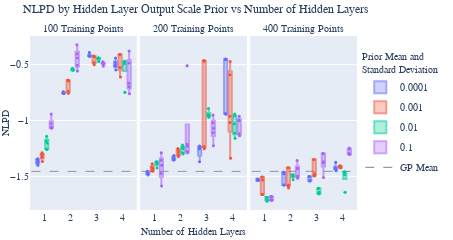

The notebook cell this image was saved under:
### Code cell
fig = make_subplots(
    rows=1, cols=3, x_title="Number of Hidden Layers", y_title="NLPD", 
    column_titles=['100 Training Points', '200 Training Points', '400 Training Points'], 
    shared_yaxes=True, horizontal_spacing=0.01,
)


box_fig = px.box(df[df['num_hidden'] > 0], y="test-negative_log_predictive_density", x="num_hidden", color="outputscale", facet_col='num_train', hover_data=df.columns)

# Add each box trace to the new figure
for trace in box_fig.data:
    trace.opacity = 0.6
    fig.add_trace(trace)

# Overlay a scatter plot on top of the box plot
scatter_fig = px.strip(df[df['num_hidden'] > 0], y="test-negative_log_predictive_density", x="num_hidden", color="outputscale", facet_col='num_train')
for trace in scatter_fig.data:
    trace.showlegend=False
    fig.add_trace(trace)


# Add mean line 
hidden_num_0_mean = df['test-negative_log_predictive_density'][df['num_hidden'] == 0].mean()
for col in range(1, 4):
    fig.add_shape(
        type='line',
        y0=hidden_num_0_mean, y1=hidden_num_0_mean,
        x0=.5, x1=4.5,
        line=dict(
            color='Gray',
            width=1,
            dash="dash",
        ), 
        layer='below',
        name='mean',
        opacity=0.8,
        col=col, row=1
    )
fig.add_trace(go.Scatter(
    x=[None],
    y=[None],
    mode='lines',
    line=dict(color="Gray", width=1, dash="dash"),
    showlegend=True,
    name='GP Mean',
))


fig.update_layout(
    font_family="Computer Modern",
    title=dict(
        text="NLPD by Hidden Layer Output Scale Prior vs Number of Hidden Layers",
        y=0.98
        # x=.09
    ),
    legend=dict(
        title="Prior Mean and<br>Standard Deviation", 
        x=1.01, 
        y=0.55,
        yanchor='middle',
    ),
    boxmode='group',
)

# Max width 453
width = 453
ratio = 0.5
height = width * ratio
fig.update_layout(
    width=width,
    height=height,
    title_font_size=12,
    xaxis_title_font_size=10,
    xaxis_tickfont_size=10,
    yaxis_title_font_size=10,
    yaxis_tickfont_size=10,
    legend_font_size=10, 
    legend_title_font_size=10,
    font_size=10,
    xaxis_title_standoff=5,  # Adjust this value for the x-axis title
    yaxis_title_standoff=5,   # Adjust this value for the y-axis title
    legend_tracegroupgap=1,
    margin=dict(b=30, l=30, r=10, t=36),
)
fig.update_annotations(font_size=10)
fig.layout.annotations[3].yshift=-15
fig.layout.annotations[4].xshift=-17
fig.update_traces({'marker':{'size': 3}})
fig.show()
fig.write_image('../report_plots/nlpd_vs_num_hidden_layers_and_outputscale.pdf', scale=6, height=height, width=width)

### Figure 1 — Plotly figure (JSON) as saved in the notebook; plotly's stock layout.template omitted (floating-point values rounded to 4 significant figures; data arrays with more than 128 entries replaced by an {"elided": "..."} marker saying what was removed)
{"data": [{"alignmentgroup": "True", "customdata": {"elided": "20x13 mixed values"}, "hovertemplate": "outputscale=%{customdata[3]}<br>num_train=%{customdata[5]}<br>num_hidden=%{x}<br>test-negative_log_predictive_density=%{y}<br>sample=%{customdata[0]}<br>model=%{customdata[1]}<br>dataset=%{customdata[2]}<br>run=%{customdata[4]}<br>test-expected_log_probability=%{customdata[6]}<br>test-mean_absolute_error=%{customdata[7]}<br>test-mean_squared_error=%{customdata[8]}<br>test-standardized_mean_squared_error=%{customdata[9]}<br>test-mean_standardized_log_loss=%{customdata[10]}<br>test-quantile_coverage_error=%{customdata[11]}<br>step=%{customdata[12]}<extra></extra>", "legendgroup": "0.0001", "marker": {"color": "#636efa", "size": 3}, "name": "0.0001", "notched": false, "offsetgroup": "0.0001", "opacity": 0.6, "orientation": "v", "showlegend": true, "type": "box", "x": [1, 1, 1, 1, 1, 2, 2, 2, 2, 2, 4, 4, 4, 4, 4, 3, 3, 3, 3, 3], "x0": " ", "xaxis": "x", "y": [-1.381, -1.366, -1.4, -1.35, -1.343, -0.7438, -0.7512, -0.7565, -0.7593, -0.7557, -0.4418, -0.5136, -0.4817, -0.5069, -0.5491, -0.4219, -0.4223, -0.3926, -0.4231, -0.4253], "y0": " ", "yaxis": "y"}, {"alignmentgroup": "True", "customdata": {"elided": "17x13 mixed values"}, "hovertemplate": "outputscale=%{customdata[3]}<br>num_train=%{customdata[5]}<br>num_hidden=%{x}<br>test-negative_log_predictive_density=%{y}<br>sample=%{customdata[0]}<br>model=%{customdata[1]}<br>dataset=%{customdata[2]}<br>run=%{customdata[4]}<br>test-expected_log_probability=%{customdata[6]}<br>test-mean_absolute_error=%{customdata[7]}<br>test-mean_squared_error=%{customdata[8]}<br>test-standardized_mean_squared_error=%{customdata[9]}<br>test-mean_standardized_log_loss=%{customdata[10]}<br>test-quantile_coverage_error=%{customdata[11]}<br>step=%{customdata[12]}<extra></extra>", "legendgroup": "0.0001", "marker": {"color": "#636efa", "size": 3}, "name": "0.0001", "notched": false, "offsetgroup": "0.0001", "opacity": 0.6, "orientation": "v", "showlegend": false, "type": "box", "x": [2, 2, 2, 2, 1, 1, 1, 1, 3, 3, 3, 3, 4, 4, 4, 4, 4], "x0": " ", "xaxis": "x2", "y": [-1.35, -1.314, -1.354, -1.336, -1.468, -1.487, -1.471, -1.455, -1.228, -1.37, -1.255, -1.241, -0.9432, -0.937, -0.4548, -0.4529, -0.4493], "y0": " ", "yaxis": "y2"}, {"alignmentgroup": "True", "customdata": {"elided": "20x13 mixed values"}, "hovertemplate": "outputscale=%{customdata[3]}<br>num_train=%{customdata[5]}<br>num_hidden=%{x}<br>test-negative_log_predictive_density=%{y}<br>sample=%{customdata[0]}<br>model=%{customdata[1]}<br>dataset=%{customdata[2]}<br>run=%{customdata[4]}<br>test-expected_log_probability=%{customdata[6]}<br>test-mean_absolute_error=%{customdata[7]}<br>test-mean_squared_error=%{customdata[8]}<br>test-standardized_mean_squared_error=%{customdata[9]}<br>test-mean_standardized_log_loss=%{customdata[10]}<br>test-quantile_coverage_error=%{customdata[11]}<br>step=%{customdata[12]}<extra></extra>", "legendgroup": "0.0001", "marker": {"color": "#636efa", "size": 3}, "name": "0.0001", "notched": false, "offsetgroup": "0.0001", "opacity": 0.6, "orientation": "v", "showlegend": false, "type": "box", "x": [4, 4, 4, 4, 4, 2, 2, 2, 2, 2, 1, 1, 1, 1, 1, 3, 3, 3, 3, 3], "x0": " ", "xaxis": "x3", "y": [-1.375, -1.426, -1.436, -1.449, -1.426, -1.464, -1.576, -1.476, -1.464, -1.576, -1.536, -1.524, -1.533, -1.536, -1.524, -1.539, -1.5, -1.541, -1.539, -1.5], "y0": " ", "yaxis": "y3"}, {"alignmentgroup": "True", "customdata": {"elided": "20x13 mixed values"}, "hovertemplate": "outputscale=%{customdata[3]}<br>num_train=%{customdata[5]}<br>num_hidden=%{x}<br>test-negative_log_predictive_density=%{y}<br>sample=%{customdata[0]}<br>model=%{customdata[1]}<br>dataset=%{customdata[2]}<br>run=%{customdata[4]}<br>test-expected_log_probability=%{customdata[6]}<br>test-mean_absolute_error=%{customdata[7]}<br>test-mean_squared_error=%{customdata[8]}<br>test-standardized_mean_squared_error=%{customdata[9]}<br>test-mean_standardized_log_loss=%{customdata[10]}<br>test-quantile_coverage_error=%{customdata[11]}<br>step=%{customdata[12]}<extra></extra>", "legendgroup": "0.001", "marker": {"color": "#EF553B", "size": 3}, "name": "0.001", "notched": false, "offsetgroup": "0.001", "opacity": 0.6, "orientation": "v", "showlegend": true, "type": "box", "x": [4, 4, 4, 4, 4, 3, 3, 3, 3, 3, 2, 2, 2, 2, 2, 1, 1, 1, 1, 1], "x0": " ", "xaxis": "x", "y": [-0.4114, -0.4079, -0.5266, -0.6099, -0.4122, -0.4248, -0.4824, -0.5004, -0.424, -0.4288, -0.6412, -0.6375, -0.7383, -0.7564, -0.6466, -1.367, -1.305, -1.303, -1.329, -1.289], "y0": " ", "yaxis": "y"}, {"alignmentgroup": "True", "customdata": {"elided": "20x13 mixed values"}, "hovertemplate": "outputscale=%{customdata[3]}<br>num_train=%{customdata[5]}<br>num_hidden=%{x}<br>test-negative_log_predictive_density=%{y}<br>sample=%{customdata[0]}<br>model=%{customdata[1]}<br>dataset=%{customdata[2]}<br>run=%{customdata[4]}<br>test-expected_log_probability=%{customdata[6]}<br>test-mean_absolute_error=%{customdata[7]}<br>test-mean_squared_error=%{customdata[8]}<br>test-standardized_mean_squared_error=%{customdata[9]}<br>test-mean_standardized_log_loss=%{customdata[10]}<br>test-quantile_coverage_error=%{customdata[11]}<br>step=%{customdata[12]}<extra></extra>", "legendgroup": "0.001", "marker": {"color": "#EF553B", "size": 3}, "name": "0.001", "notched": false, "offsetgroup": "0.001", "opacity": 0.6, "orientation": "v", "showlegend": false, "type": "box", "x": [3, 3, 3, 3, 3, 2, 2, 2, 2, 2, 1, 1, 1, 1, 1, 4, 4, 4, 4, 4], "x0": " ", "xaxis": "x2", "y": [-0.4683, -1.253, -0.4676, -0.4627, -1.234, -1.322, -1.259, -1.307, -1.282, -1.251, -1.431, -1.447, -1.387, -1.415, -1.455, -1.338, -1.018, -0.4733, -0.5898, -0.962], "y0": " ", "yaxis": "y2"}, {"alignmentgroup": "True", "customdata": {"elided": "20x13 mixed values"}, "hovertemplate": "outputscale=%{customdata[3]}<br>num_train=%{customdata[5]}<br>num_hidden=%{x}<br>test-negative_log_predictive_density=%{y}<br>sample=%{customdata[0]}<br>model=%{customdata[1]}<br>dataset=%{customdata[2]}<br>run=%{customdata[4]}<br>test-expected_log_probability=%{customdata[6]}<br>test-mean_absolute_error=%{customdata[7]}<br>test-mean_squared_error=%{customdata[8]}<br>test-standardized_mean_squared_error=%{customdata[9]}<br>test-mean_standardized_log_loss=%{customdata[10]}<br>test-quantile_coverage_error=%{customdata[11]}<br>step=%{customdata[12]}<extra></extra>", "legendgroup": "0.001", "marker": {"color": "#EF553B", "size": 3}, "name": "0.001", "notched": false, "offsetgroup": "0.001", "opacity": 0.6, "orientation": "v", "showlegend": false, "type": "box", "x": [4, 4, 4, 4, 4, 1, 1, 1, 1, 1, 2, 2, 2, 2, 2, 3, 3, 3, 3, 3], "x0": " ", "xaxis": "x3", "y": [-1.419, -1.407, -1.407, -1.422, -1.407, -1.506, -1.662, -1.532, -1.506, -1.662, -1.58, -1.423, -1.603, -1.58, -1.423, -1.349, -1.494, -1.477, -1.349, -1.494], "y0": " ", "yaxis": "y3"}, {"alignmentgroup": "True", "customdata": {"elided": "20x13 mixed values"}, "hovertemplate": "outputscale=%{customdata[3]}<br>num_train=%{customdata[5]}<br>num_hidden=%{x}<br>test-negative_log_predictive_density=%{y}<br>sample=%{customdata[0]}<br>model=%{customdata[1]}<br>dataset=%{customdata[2]}<br>run=%{customdata[4]}<br>test-expected_log_probability=%{customdata[6]}<br>test-mean_absolute_error=%{customdata[7]}<br>test-mean_squared_error=%{customdata[8]}<br>test-standardized_mean_squared_error=%{customdata[9]}<br>test-mean_standardized_log_loss=%{customdata[10]}<br>test-quantile_coverage_error=%{customdata[11]}<br>step=%{customdata[12]}<extra></extra>", "legendgroup": "0.01", "marker": {"color": "#00cc96", "size": 3}, "name": "0.01", "notched": false, "offsetgroup": "0.01", "opacity": 0.6, "orientation": "v", "showlegend": true, "type": "box", "x": [4, 4, 4, 4, 4, 2, 2, 2, 2, 2, 1, 1, 1, 1, 1, 3, 3, 3, 3, 3], "x0": " ", "xaxis": "x", "y": [-0.4697, -0.474, -0.4743, -0.7465, -0.4929, -0.5317, -0.5494, -0.5439, -0.5448, -0.5498, -1.259, -1.141, -1.255, -1.202, -1.184, -0.4426, -0.4472, -0.4715, -0.4398, -0.446], "y0": " ", "yaxis": "y"}, {"alignmentgroup": "True", "customdata": {"elided": "20x13 mixed values"}, "hovertemplate": "outputscale=%{customdata[3]}<br>num_train=%{customdata[5]}<br>num_hidden=%{x}<br>test-negative_log_predictive_density=%{y}<br>sample=%{customdata[0]}<br>model=%{customdata[1]}<br>dataset=%{customdata[2]}<br>run=%{customdata[4]}<br>test-expected_log_probability=%{customdata[6]}<br>test-mean_absolute_error=%{customdata[7]}<br>test-mean_squared_error=%{customdata[8]}<br>test-standardized_mean_squared_error=%{customdata[9]}<br>test-mean_standardized_log_loss=%{customdata[10]}<br>test-quantile_coverage_error=%{customdata[11]}<br>step=%{customdata[12]}<extra></extra>", "legendgroup": "0.01", "marker": {"color": "#00cc96", "size": 3}, "name": "0.01", "notched": false, "offsetgroup": "0.01", "opacity": 0.6, "orientation": "v", "showlegend": false, "type": "box", "x": [3, 3, 3, 3, 3, 2, 2, 2, 2, 2, 1, 1, 1, 1, 1, 4, 4, 4, 4, 4], "x0": " ", "xaxis": "x2", "y": [-0.9601, -0.9466, -0.9545, -0.8938, -0.971, -1.29, -1.219, -1.3, -1.25, -1.24, -1.369, -1.425, -1.388, -1.38, -1.37, -1.029, -0.9423, -0.9586, -1.158, -1.112], "y0": " ", "yaxis": "y2"}, {"alignmentgroup": "True", "customdata": {"elided": "20x13 mixed values"}, "hovertemplate": "outputscale=%{customdata[3]}<br>num_train=%{customdata[5]}<br>num_hidden=%{x}<br>test-negative_log_predictive_density=%{y}<br>sample=%{customdata[0]}<br>model=%{customdata[1]}<br>dataset=%{customdata[2]}<br>run=%{customdata[4]}<br>test-expected_log_probability=%{customdata[6]}<br>test-mean_absolute_error=%{customdata[7]}<br>test-mean_squared_error=%{customdata[8]}<br>test-standardized_mean_squared_error=%{customdata[9]}<br>test-mean_standardized_log_loss=%{customdata[10]}<br>test-quantile_coverage_error=%{customdata[11]}<br>step=%{customdata[12]}<extra></extra>", "legendgroup": "0.01", "marker": {"color": "#00cc96", "size": 3}, "name": "0.01", "notched": false, "offsetgroup": "0.01", "opacity": 0.6, "orientation": "v", "showlegend": false, "type": "box", "x": [1, 1, 1, 1, 1, 4, 4, 4, 4, 4, 3, 3, 3, 3, 3, 2, 2, 2, 2, 2], "x0": " ", "xaxis": "x3", "y": [-1.71, -1.686, -1.723, -1.71, -1.686, -1.484, -1.461, -1.461, -1.642, -1.461, -1.654, -1.606, -1.642, -1.654, -1.606, -1.496, -1.486, -1.529, -1.496, -1.486], "y0": " ", "yaxis": "y3"}, {"alignmentgroup": "True", "customdata": {"elided": "20x13 mixed values"}, "hovertemplate": "outputscale=%{customdata[3]}<br>num_train=%{customdata[5]}<br>num_hidden=%{x}<br>test-negative_log_predictive_density=%{y}<br>sample=%{customdata[0]}<br>model=%{customdata[1]}<br>dataset=%{customdata[2]}<br>run=%{customdata[4]}<br>test-expected_log_probability=%{customdata[6]}<br>test-mean_absolute_error=%{customdata[7]}<br>test-mean_squared_error=%{customdata[8]}<br>test-standardized_mean_squared_error=%{customdata[9]}<br>test-mean_standardized_log_loss=%{customdata[10]}<br>test-quantile_coverage_error=%{customdata[11]}<br>step=%{customdata[12]}<extra></extra>", "legendgroup": "0.1", "marker": {"color": "#ab63fa", "size": 3}, "name": "0.1", "notched": false, "offsetgroup": "0.1", "opacity": 0.6, "orientation": "v", "showlegend": true, "type": "box", "x": [1, 1, 1, 1, 1, 3, 3, 3, 3, 3, 4, 4, 4, 4, 4, 2, 2, 2, 2, 2], "x0": " ", "xaxis": "x", "y": [-1.061, -1.069, -1.027, -1.065, -0.9428, -0.4872, -0.5119, -0.475, -0.4858, -0.4879, -0.6993, -0.7613, -0.4852, -0.6664, -0.3776, -0.4062, -0.5577, -0.4404, -0.5058, -0.3221], "y0": " ", "yaxis": "y"}, {"alignmentgroup": "True", "customdata": {"elided": "20x13 mixed values"}, "hovertemplate": "outputscale=%{customdata[3]}<br>num_train=%{customdata[5]}<br>num_hidden=%{x}<br>test-negative_log_predictive_density=%{y}<br>sample=%{customdata[0]}<br>model=%{customdata[1]}<br>dataset=%{customdata[2]}<br>run=%{customdata[4]}<br>test-expected_log_probability=%{customdata[6]}<br>test-mean_absolute_error=%{customdata[7]}<br>test-mean_squared_error=%{customdata[8]}<br>test-standardized_mean_squared_error=%{customdata[9]}<br>test-mean_standardized_log_loss=%{customdata[10]}<br>test-quantile_coverage_error=%{customdata[11]}<br>step=%{customdata[12]}<extra></extra>", "legendgroup": "0.1", "marker": {"color": "#ab63fa", "size": 3}, "name": "0.1", "notched": false, "offsetgroup": "0.1", "opacity": 0.6, "orientation": "v", "showlegend": false, "type": "box", "x": [1, 1, 1, 1, 1, 3, 3, 3, 3, 3, 2, 2, 2, 2, 2, 4, 4, 4, 4, 4], "x0": " ", "xaxis": "x2", "y": [-1.587, -1.289, -1.356, -1.475, -1.4, -1.11, -0.9504, -1.226, -1.069, -1.019, -0.511, -1.212, -1.289, -1.278, -1.231, -0.9615, -0.998, -1.118, -1.003, -1.136], "y0": " ", "yaxis": "y2"}, {"alignmentgroup": "True", "customdata": {"elided": "20x13 mixed values"}, "hovertemplate": "outputscale=%{customdata[3]}<br>num_train=%{customdata[5]}<br>num_hidden=%{x}<br>test-negative_log_predictive_density=%{y}<br>sample=%{customdata[0]}<br>model=%{customdata[1]}<br>dataset=%{customdata[2]}<br>run=%{customdata[4]}<br>test-expected_log_probability=%{customdata[6]}<br>test-mean_absolute_error=%{customdata[7]}<br>test-mean_squared_error=%{customdata[8]}<br>test-standardized_mean_squared_error=%{customdata[9]}<br>test-mean_standardized_log_loss=%{customdata[10]}<br>test-quantile_coverage_error=%{customdata[11]}<br>step=%{customdata[12]}<extra></extra>", "legendgroup": "0.1", "marker": {"color": "#ab63fa", "size": 3}, "name": "0.1", "notched": false, "offsetgroup": "0.1", "opacity": 0.6, "orientation": "v", "showlegend": false, "type": "box", "x": [1, 1, 1, 1, 1, 2, 2, 2, 2, 2, 3, 3, 3, 3, 3, 4, 4, 4, 4, 4], "x0": " ", "xaxis": "x3", "y": [-1.68, -1.71, -1.715, -1.68, -1.711, -1.43, -1.517, -1.498, -1.43, -1.359, -1.296, -1.37, -1.379, -1.296, -1.509, -1.294, -1.302, -1.255, -1.246, -1.302], "y0": " ", "yaxis": "y3"}, {"alignmentgroup": "True", "boxpoints": "all", "fillcolor": "rgba(255,255,255,0)", "hoveron": "points", "hovertemplate": "outputscale=0.0001<br>num_train=100<br>num_hidden=%{x}<br>test-negative_log_predictive_density=%{y}<extra></extra>", "legendgroup": "0.0001", "line": {"color": "rgba(255,255,255,0)"}, "marker": {"color": "#636efa", "size": 3}, "name": "0.0001", "offsetgroup": "0.0001", "orientation": "v", "pointpos": 0, "showlegend": false, "type": "box", "x": [1, 1, 1, 1, 1, 2, 2, 2, 2, 2, 4, 4, 4, 4, 4, 3, 3, 3, 3, 3], "x0": " ", "xaxis": "x", "y": [-1.381, -1.366, -1.4, -1.35, -1.343, -0.7438, -0.7512, -0.7565, -0.7593, -0.7557, -0.4418, -0.5136, -0.4817, -0.5069, -0.5491, -0.4219, -0.4223, -0.3926, -0.4231, -0.4253], "y0": " ", "yaxis": "y"}, {"alignmentgroup": "True", "boxpoints": "all", "fillcolor": "rgba(255,255,255,0)", "hoveron": "points", "hovertemplate": "outputscale=0.0001<br>num_train=200<br>num_hidden=%{x}<br>test-negative_log_predictive_density=%{y}<extra></extra>", "legendgroup": "0.0001", "line": {"color": "rgba(255,255,255,0)"}, "marker": {"color": "#636efa", "size": 3}, "name": "0.0001", "offsetgroup": "0.0001", "orientation": "v", "pointpos": 0, "showlegend": false, "type": "box", "x": [2, 2, 2, 2, 1, 1, 1, 1, 3, 3, 3, 3, 4, 4, 4, 4, 4], "x0": " ", "xaxis": "x2", "y": [-1.35, -1.314, -1.354, -1.336, -1.468, -1.487, -1.471, -1.455, -1.228, -1.37, -1.255, -1.241, -0.9432, -0.937, -0.4548, -0.4529, -0.4493], "y0": " ", "yaxis": "y2"}, {"alignmentgroup": "True", "boxpoints": "all", "fillcolor": "rgba(255,255,255,0)", "hoveron": "points", "hovertemplate": "outputscale=0.0001<br>num_train=400<br>num_hidden=%{x}<br>test-negative_log_predictive_density=%{y}<extra></extra>", "legendgroup": "0.0001", "line": {"color": "rgba(255,255,255,0)"}, "marker": {"color": "#636efa", "size": 3}, "name": "0.0001", "offsetgroup": "0.0001", "orientation": "v", "pointpos": 0, "showlegend": false, "type": "box", "x": [4, 4, 4, 4, 4, 2, 2, 2, 2, 2, 1, 1, 1, 1, 1, 3, 3, 3, 3, 3], "x0": " ", "xaxis": "x3", "y": [-1.375, -1.426, -1.436, -1.449, -1.426, -1.464, -1.576, -1.476, -1.464, -1.576, -1.536, -1.524, -1.533, -1.536, -1.524, -1.539, -1.5, -1.541, -1.539, -1.5], "y0": " ", "yaxis": "y3"}, {"alignmentgroup": "True", "boxpoints": "all", "fillcolor": "rgba(255,255,255,0)", "hoveron": "points", "hovertemplate": "outputscale=0.001<br>num_train=100<br>num_hidden=%{x}<br>test-negative_log_predictive_density=%{y}<extra></extra>", "legendgroup": "0.001", "line": {"color": "rgba(255,255,255,0)"}, "marker": {"color": "#EF553B", "size": 3}, "name": "0.001", "offsetgroup": "0.001", "orientation": "v", "pointpos": 0, "showlegend": false, "type": "box", "x": [4, 4, 4, 4, 4, 3, 3, 3, 3, 3, 2, 2, 2, 2, 2, 1, 1, 1, 1, 1], "x0": " ", "xaxis": "x", "y": [-0.4114, -0.4079, -0.5266, -0.6099, -0.4122, -0.4248, -0.4824, -0.5004, -0.424, -0.4288, -0.6412, -0.6375, -0.7383, -0.7564, -0.6466, -1.367, -1.305, -1.303, -1.329, -1.289], "y0": " ", "yaxis": "y"}, {"alignmentgroup": "True", "boxpoints": "all", "fillcolor": "rgba(255,255,255,0)", "hoveron": "points", "hovertemplate": "outputscale=0.001<br>num_train=200<br>num_hidden=%{x}<br>test-negative_log_predictive_density=%{y}<extra></extra>", "legendgroup": "0.001", "line": {"color": "rgba(255,255,255,0)"}, "marker": {"color": "#EF553B", "size": 3}, "name": "0.001", "offsetgroup": "0.001", "orientation": "v", "pointpos": 0, "showlegend": false, "type": "box", "x": [3, 3, 3, 3, 3, 2, 2, 2, 2, 2, 1, 1, 1, 1, 1, 4, 4, 4, 4, 4], "x0": " ", "xaxis": "x2", "y": [-0.4683, -1.253, -0.4676, -0.4627, -1.234, -1.322, -1.259, -1.307, -1.282, -1.251, -1.431, -1.447, -1.387, -1.415, -1.455, -1.338, -1.018, -0.4733, -0.5898, -0.962], "y0": " ", "yaxis": "y2"}, {"alignmentgroup": "True", "boxpoints": "all", "fillcolor": "rgba(255,255,255,0)", "hoveron": "points", "hovertemplate": "outputscale=0.001<br>num_train=400<br>num_hidden=%{x}<br>test-negative_log_predictive_density=%{y}<extra></extra>", "legendgroup": "0.001", "line": {"color": "rgba(255,255,255,0)"}, "marker": {"color": "#EF553B", "size": 3}, "name": "0.001", "offsetgroup": "0.001", "orientation": "v", "pointpos": 0, "showlegend": false, "type": "box", "x": [4, 4, 4, 4, 4, 1, 1, 1, 1, 1, 2, 2, 2, 2, 2, 3, 3, 3, 3, 3], "x0": " ", "xaxis": "x3", "y": [-1.419, -1.407, -1.407, -1.422, -1.407, -1.506, -1.662, -1.532, -1.506, -1.662, -1.58, -1.423, -1.603, -1.58, -1.423, -1.349, -1.494, -1.477, -1.349, -1.494], "y0": " ", "yaxis": "y3"}, {"alignmentgroup": "True", "boxpoints": "all", "fillcolor": "rgba(255,255,255,0)", "hoveron": "points", "hovertemplate": "outputscale=0.01<br>num_train=100<br>num_hidden=%{x}<br>test-negative_log_predictive_density=%{y}<extra></extra>", "legendgroup": "0.01", "line": {"color": "rgba(255,255,255,0)"}, "marker": {"color": "#00cc96", "size": 3}, "name": "0.01", "offsetgroup": "0.01", "orientation": "v", "pointpos": 0, "showlegend": false, "type": "box", "x": [4, 4, 4, 4, 4, 2, 2, 2, 2, 2, 1, 1, 1, 1, 1, 3, 3, 3, 3, 3], "x0": " ", "xaxis": "x", "y": [-0.4697, -0.474, -0.4743, -0.7465, -0.4929, -0.5317, -0.5494, -0.5439, -0.5448, -0.5498, -1.259, -1.141, -1.255, -1.202, -1.184, -0.4426, -0.4472, -0.4715, -0.4398, -0.446], "y0": " ", "yaxis": "y"}, {"alignmentgroup": "True", "boxpoints": "all", "fillcolor": "rgba(255,255,255,0)", "hoveron": "points", "hovertemplate": "outputscale=0.01<br>num_train=200<br>num_hidden=%{x}<br>test-negative_log_predictive_density=%{y}<extra></extra>", "legendgroup": "0.01", "line": {"color": "rgba(255,255,255,0)"}, "marker": {"color": "#00cc96", "size": 3}, "name": "0.01", "offsetgroup": "0.01", "orientation": "v", "pointpos": 0, "showlegend": false, "type": "box", "x": [3, 3, 3, 3, 3, 2, 2, 2, 2, 2, 1, 1, 1, 1, 1, 4, 4, 4, 4, 4], "x0": " ", "xaxis": "x2", "y": [-0.9601, -0.9466, -0.9545, -0.8938, -0.971, -1.29, -1.219, -1.3, -1.25, -1.24, -1.369, -1.425, -1.388, -1.38, -1.37, -1.029, -0.9423, -0.9586, -1.158, -1.112], "y0": " ", "yaxis": "y2"}, {"alignmentgroup": "True", "boxpoints": "all", "fillcolor": "rgba(255,255,255,0)", "hoveron": "points", "hovertemplate": "outputscale=0.01<br>num_train=400<br>num_hidden=%{x}<br>test-negative_log_predictive_density=%{y}<extra></extra>", "legendgroup": "0.01", "line": {"color": "rgba(255,255,255,0)"}, "marker": {"color": "#00cc96", "size": 3}, "name": "0.01", "offsetgroup": "0.01", "orientation": "v", "pointpos": 0, "showlegend": false, "type": "box", "x": [1, 1, 1, 1, 1, 4, 4, 4, 4, 4, 3, 3, 3, 3, 3, 2, 2, 2, 2, 2], "x0": " ", "xaxis": "x3", "y": [-1.71, -1.686, -1.723, -1.71, -1.686, -1.484, -1.461, -1.461, -1.642, -1.461, -1.654, -1.606, -1.642, -1.654, -1.606, -1.496, -1.486, -1.529, -1.496, -1.486], "y0": " ", "yaxis": "y3"}, {"alignmentgroup": "True", "boxpoints": "all", "fillcolor": "rgba(255,255,255,0)", "hoveron": "points", "hovertemplate": "outputscale=0.1<br>num_train=100<br>num_hidden=%{x}<br>test-negative_log_predictive_density=%{y}<extra></extra>", "legendgroup": "0.1", "line": {"color": "rgba(255,255,255,0)"}, "marker": {"color": "#ab63fa", "size": 3}, "name": "0.1", "offsetgroup": "0.1", "orientation": "v", "pointpos": 0, "showlegend": false, "type": "box", "x": [1, 1, 1, 1, 1, 3, 3, 3, 3, 3, 4, 4, 4, 4, 4, 2, 2, 2, 2, 2], "x0": " ", "xaxis": "x", "y": [-1.061, -1.069, -1.027, -1.065, -0.9428, -0.4872, -0.5119, -0.475, -0.4858, -0.4879, -0.6993, -0.7613, -0.4852, -0.6664, -0.3776, -0.4062, -0.5577, -0.4404, -0.5058, -0.3221], "y0": " ", "yaxis": "y"}, {"alignmentgroup": "True", "boxpoints": "all", "fillcolor": "rgba(255,255,255,0)", "hoveron": "points", "hovertemplate": "outputscale=0.1<br>num_train=200<br>num_hidden=%{x}<br>test-negative_log_predictive_density=%{y}<extra></extra>", "legendgroup": "0.1", "line": {"color": "rgba(255,255,255,0)"}, "marker": {"color": "#ab63fa", "size": 3}, "name": "0.1", "offsetgroup": "0.1", "orientation": "v", "pointpos": 0, "showlegend": false, "type": "box", "x": [1, 1, 1, 1, 1, 3, 3, 3, 3, 3, 2, 2, 2, 2, 2, 4, 4, 4, 4, 4], "x0": " ", "xaxis": "x2", "y": [-1.587, -1.289, -1.356, -1.475, -1.4, -1.11, -0.9504, -1.226, -1.069, -1.019, -0.511, -1.212, -1.289, -1.278, -1.231, -0.9615, -0.998, -1.118, -1.003, -1.136], "y0": " ", "yaxis": "y2"}, {"alignmentgroup": "True", "boxpoints": "all", "fillcolor": "rgba(255,255,255,0)", "hoveron": "points", "hovertemplate": "outputscale=0.1<br>num_train=400<br>num_hidden=%{x}<br>test-negative_log_predictive_density=%{y}<extra></extra>", "legendgroup": "0.1", "line": {"color": "rgba(255,255,255,0)"}, "marker": {"color": "#ab63fa", "size": 3}, "name": "0.1", "offsetgroup": "0.1", "orientation": "v", "pointpos": 0, "showlegend": false, "type": "box", "x": [1, 1, 1, 1, 1, 2, 2, 2, 2, 2, 3, 3, 3, 3, 3, 4, 4, 4, 4, 4], "x0": " ", "xaxis": "x3", "y": [-1.68, -1.71, -1.715, -1.68, -1.711, -1.43, -1.517, -1.498, -1.43, -1.359, -1.296, -1.37, -1.379, -1.296, -1.509, -1.294, -1.302, -1.255, -1.246, -1.302], "y0": " ", "yaxis": "y3"}, {"line": {"color": "Gray", "dash": "dash", "width": 1}, "marker": {"size": 3}, "mode": "lines", "name": "GP Mean", "showlegend": true, "type": "scatter", "x": [null], "y": [null]}], "layout": {"annotations": [{"font": {"size": 10}, "showarrow": false, "text": "100 Training Points", "x": 0.1633, "xanchor": "center", "xref": "paper", "y": 1, "yanchor": "bottom", "yref": "paper"}, {"font": {"size": 10}, "showarrow": false, "text": "200 Training Points", "x": 0.5, "xanchor": "center", "xref": "paper", "y": 1, "yanchor": "bottom", "yref": "paper"}, {"font": {"size": 10}, "showarrow": false, "text": "400 Training Points", "x": 0.8367, "xanchor": "center", "xref": "paper", "y": 1, "yanchor": "bottom", "yref": "paper"}, {"font": {"size": 10}, "showarrow": false, "text": "Number of Hidden Layers", "x": 0.5, "xanchor": "center", "xref": "paper", "y": 0, "yanchor": "top", "yref": "paper", "yshift": -15}, {"font": {"size": 10}, "showarrow": false, "text": "NLPD", "textangle": -90, "x": 0, "xanchor": "right", "xref": "paper", "xshift": -17, "y": 0.5, "yanchor": "middle", "yref": "paper"}], "boxmode": "group", "font": {"family": "Computer Modern", "size": 10}, "height": 226.5, "legend": {"font": {"size": 10}, "title": {"font": {"size": 10}, "text": "Prior Mean and<br>Standard Deviation"}, "tracegroupgap": 1, "x": 1.01, "y": 0.55, "yanchor": "middle"}, "margin": {"b": 30, "l": 30, "r": 10, "t": 36}, "shapes": [{"layer": "below", "line": {"color": "Gray", "dash": "dash", "width": 1}, "name": "mean", "opacity": 0.8, "type": "line", "x0": 0.5, "x1": 4.5, "xref": "x", "y0": -1.455, "y1": -1.455, "yref": "y"}, {"layer": "below", "line": {"color": "Gray", "dash": "dash", "width": 1}, "name": "mean", "opacity": 0.8, "type": "line", "x0": 0.5, "x1": 4.5, "xref": "x2", "y0": -1.455, "y1": -1.455, "yref": "y2"}, {"layer": "below", "line": {"color": "Gray", "dash": "dash", "width": 1}, "name": "mean", "opacity": 0.8, "type": "line", "x0": 0.5, "x1": 4.5, "xref": "x3", "y0": -1.455, "y1": -1.455, "yref": "y3"}], "title": {"font": {"size": 12}, "text": "NLPD by Hidden Layer Output Scale Prior vs Number of Hidden Layers", "y": 0.98}, "width": 453, "xaxis": {"anchor": "y", "domain": [0, 0.3267], "tickfont": {"size": 10}, "title": {"font": {"size": 10}, "standoff": 5}}, "xaxis2": {"anchor": "y2", "domain": [0.3367, 0.6633]}, "xaxis3": {"anchor": "y3", "domain": [0.6733, 1]}, "yaxis": {"anchor": "x", "domain": [0, 1], "tickfont": {"size": 10}, "title": {"font": {"size": 10}, "standoff": 5}}, "yaxis2": {"anchor": "x2", "domain": [0, 1], "matches": "y", "showticklabels": false}, "yaxis3": {"anchor": "x3", "domain": [0, 1], "matches": "y", "showticklabels": false}}}
